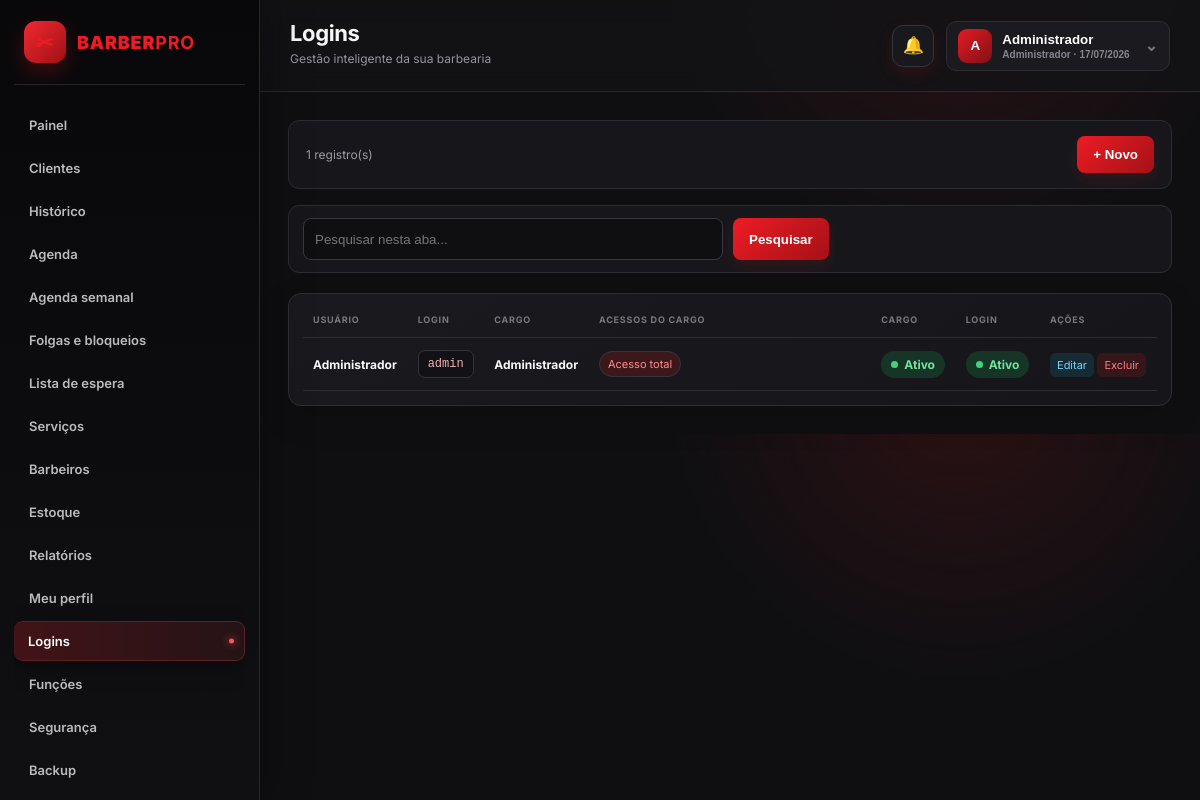
The app's page /logins.php (signed in) with its own data.
### tables this page shows
CREATE TABLE users(id INT AUTO_INCREMENT PRIMARY KEY,name VARCHAR(120),email VARCHAR(150) UNIQUE,password VARCHAR(255),role_id INT,active TINYINT DEFAULT 1,last_seen_appointment_id INT DEFAULT 0,FOREIGN KEY(role_id) REFERENCES roles(id));

CREATE TABLE roles(id INT AUTO_INCREMENT PRIMARY KEY,name VARCHAR(60) UNIQUE,permissions TEXT,active TINYINT DEFAULT 1);

### logins.php (called while the page is built)
<?php $module='users'; require __DIR__.'/app.php';

### database.php (called while the page is built)
<?php
function db(){static $p;if(!$p)$p=new PDO('mysql:host=localhost;dbname=barbearia_system;charset=utf8mb4','root','',[PDO::ATTR_ERRMODE=>PDO::ERRMODE_EXCEPTION,PDO::ATTR_DEFAULT_FETCH_MODE=>PDO::FETCH_ASSOC]);return $p;}

### app.php (the view, shortened to what this page needs)
<?php
session_start(); require __DIR__.'/database.php';
function e($v){return htmlspecialchars((string)$v,ENT_QUOTES,'UTF-8');}
function setting($key,$default=''){$s=db()->prepare('SELECT setting_value FROM settings WHERE setting_key=?');$s->execute([$key]);return $s->fetchColumn()?:$default;}
function permission_chips($csv){if($csv==='all')return '<span class="perm-chip total">Acesso total</span>';$html='';return $html?:'<span class="perm-chip muted">Sem permissões</span>';}
function has_perm($permission){if(($_SESSION['user']['role']??'')==='Administrador'||($_SESSION['user']['permissions']??'')==='all')return true;$permissions=explode(',',$_SESSION['user']['permissions']??'');if(in_array($permission,$permissions,true))return true;$module=explode('.',$permission)[0];return in_array($module,$permissions,true);}
 ?><?php
$files=['dashboard'=>'index.php','clients'=>'clientes.php','history'=>'historico.php','appointments'=>'agenda.php','weekly'=>'agenda_semanal.php','blocks'=>'bloqueios.php','waitlist'=>'lista_espera.php','services'=>'servicos.php','barbers'=>'barbeiros.php','inventory'=>'estoque.php','reports'=>'relatorios.php','profile'=>'perfil.php','users'=>'logins.php','roles'=>'funcoes.php','security'=>'seguranca.php','backups'=>'backup.php','settings'=>'configuracoes.php'];
$titles=['dashboard'=>'Painel','clients'=>'Clientes','history'=>'Histórico','appointments'=>'Agenda','weekly'=>'Agenda semanal','blocks'=>'Folgas e bloqueios','waitlist'=>'Lista de espera','services'=>'Serviços','barbers'=>'Barbeiros','inventory'=>'Estoque','reports'=>'Relatórios','profile'=>'Meu perfil','users'=>'Logins','roles'=>'Funções','security'=>'Segurança','backups'=>'Backup','settings'=>'Configurações'];
$tables=['clients'=>'clients','appointments'=>'appointments','services'=>'services','barbers'=>'barbers','inventory'=>'inventory','users'=>'users','roles'=>'roles'];
$title=$titles[$module];$business=setting('business_name','BarberPro');
?><!doctype html><html lang="pt-BR"><head><link rel="stylesheet" href="style.css"><link rel="stylesheet" href="professional.css"></head><body><aside><div class="logo"><span class="logo-mark">✂</span><span>BARBER<b>PRO</b></span></div><nav><?php foreach($titles as $key=>$label):?><?php $menuPermission=in_array($key,['weekly','blocks','waitlist'],true)?'appointments':$key;$showMenu=in_array($key,['dashboard','security','profile'],true)||has_perm($menuPermission.'.view');if($showMenu):?><a class="<?=$module===$key?'on':''?>" href="<?=$files[$key]?>"><?=e($label)?></a><?php endif;endforeach?></nav></aside><main><header><div><h1><?=e($title)?></h1><p>Gestão inteligente da sua barbearia</p></div><div class="header-actions"><div class="notification-wrap"><button class="notification-bell" id="notificationBell" type="button" onclick="toggleNotifications(event)">🔔</button></div><div class="top-user-wrap"><button class="top-user" type="button" onclick="toggleUserMenu(event)"><div class="top-avatar"><?=e(mb_strtoupper(mb_substr($_SESSION['user']['name'],0,1)))?></div><div><b><?=e($_SESSION['user']['name'])?></b><small><?=e($_SESSION['user']['role'])?> · <?=date('d/m/Y')?></small></div><span class="user-caret">⌄</span></button></div></div></header><section>
<?php if($module==='dashboard'):
 $clients=db()->query('SELECT COUNT(*) FROM clients')->fetchColumn();$today=db()->query("SELECT COUNT(*) FROM appointments WHERE DATE(start_at)=CURDATE() AND status<>'Cancelado'")->fetchColumn();$pending=db()->query("SELECT COUNT(*) FROM appointments WHERE status='Pendente' AND start_at>=NOW()")->fetchColumn();$doneToday=db()->query("SELECT COUNT(*) FROM appointments WHERE DATE(start_at)=CURDATE() AND status='Concluído'")->fetchColumn();$canceledMonth=db()->query("SELECT COUNT(*) FROM appointments WHERE MONTH(start_at)=MONTH(CURDATE()) AND YEAR(start_at)=YEAR(CURDATE()) AND status='Cancelado'")->fetchColumn();$doneMonth=db()->query("SELECT COUNT(*) FROM appointments WHERE MONTH(start_at)=MONTH(CURDATE()) AND YEAR(start_at)=YEAR(CURDATE()) AND status='Concluído'")->fetchColumn();$month=db()->query("SELECT COALESCE(SUM(IF(type='Receita',amount,-amount)),0) FROM finance WHERE status='Pago' AND date>=DATE_FORMAT(CURDATE(),'%Y-%m-01') AND date<DATE_ADD(LAST_DAY(CURDATE()),INTERVAL 1 DAY)")->fetchColumn();$income=db()->query("SELECT COALESCE(SUM(amount),0) FROM finance WHERE type='Receita' AND status='Pago' AND date>=DATE_FORMAT(CURDATE(),'%Y-%m-01')")->fetchColumn();$next=db()->query("SELECT a.*,c.name client,s.name service FROM appointments a JOIN clients c ON c.id=a.client_id JOIN services s ON s.id=a.service_id WHERE a.start_at>=NOW() AND a.status<>'Cancelado' ORDER BY a.start_at LIMIT 6")->fetchAll();
?><div class="welcome"><div><small>RESUMO DO MÊS</small><h2>Olá, <?=e(explode(' ',$_SESSION['user']['name'])[0])?>!</h2></div><div class="welcome-icon">✂</div></div><div class="stats three"><article><small>Clientes cadastrados</small><strong><?=$clients?></strong><em>Base total</em></article><article><small>Horários hoje</small><strong><?=$today?></strong><em>Atendimentos ativos</em></article><?php if(in_array($_SESSION['user']['role'],['Administrador','Gerente'],true)):?><article><small>Receitas do mês</small><strong><?=money($income)?></strong><em>Atendimentos concluídos</em></article><?php endif?><article><small>Concluídos hoje</small><strong><?=$doneToday?></strong><em>Atendimentos finalizados</em></article></div><div class="dashboard-grid"><div class="card"><div class="card-title"><h2>Próximos horários</h2><a href="agenda.php">Ver agenda</a></div><div class="table"><table><thead><tr><th>Data</th><th>Cliente</th><th>Serviço</th><th>Status</th></tr></thead><tbody><?php foreach($next as $r):?><tr><td><?=date('d/m H:i',strtotime($r['start_at']))?></td><td><?=e($r['client'])?></td><td><?=e($r['service'])?></td><td><span class="badge"><?=e($r['status'])?></span></td></tr><?php endforeach?></tbody></table><?php if(!$next):?><p class="empty">Nenhum horário futuro.</p><?php endif?></div></div><div class="card quick"><h2>Ações rápidas</h2><a class="btn" href="agenda.php">+ Agendar horário</a><a class="btn gray" href="clientes.php">+ Novo cliente</a><div class="pending"><strong><?=$pending?></strong><span>agendamento(s) aguardando confirmação</span></div></div></div><div class="insight-grid <?=in_array($_SESSION['user']['role'],['Administrador','Gerente'],true)?'':'no-finance'?>"><div class="insight"><span class="insight-dot red"></span><div><small>Pendentes futuros</small><b><?=$pending?></b></div></div><div class="insight"><span class="insight-dot green"></span><div><small>Concluídos no mês</small><b><?=$doneMonth?></b></div></div><div class="insight"><span class="insight-dot yellow"></span><div><small>Cancelados no mês</small><b><?=$canceledMonth?></b></div></div><?php if(in_array($_SESSION['user']['role'],['Administrador','Gerente'],true)):?><div class="insight"><span class="insight-dot blue"></span><div><small>Ticket médio</small><b><?=money($doneMonth?($income/$doneMonth):0)?></b></div></div><?php endif?></div>
<?php else:
 $rows=[];$clientList=[];$serviceList=[];$roleList=[];$barberList=[];
 if($module==='appointments'){$rows=db()->query('SELECT a.*,c.name client,c.phone client_phone,s.name service,b.name barber FROM appointments a JOIN clients c ON c.id=a.client_id JOIN services s ON s.id=a.service_id LEFT JOIN barbers b ON b.id=a.barber_id ORDER BY start_at DESC')->fetchAll();$clientList=db()->query('SELECT * FROM clients ORDER BY name')->fetchAll();$serviceList=db()->query('SELECT * FROM services WHERE active=1 ORDER BY name')->fetchAll();$barberList=db()->query('SELECT * FROM barbers WHERE active=1 ORDER BY name')->fetchAll();}
 elseif($module==='users'){$rows=db()->query('SELECT u.*,r.name role,r.permissions role_permissions,r.active role_active FROM users u JOIN roles r ON r.id=u.role_id ORDER BY u.name')->fetchAll();$roleList=db()->query('SELECT * FROM roles WHERE active=1 ORDER BY name')->fetchAll();}
 else{$rows=db()->query('SELECT * FROM '.$tables[$module].' ORDER BY id DESC')->fetchAll();}
 $search=trim($_GET['search']??'');if($search!==''){$rows=array_values(array_filter($rows,fn($row)=>stripos(implode(' ',array_map('strval',$row)),$search)!==false));}
?><div class="actions"><span><?=count($rows)?> registro(s)</span><button onclick="openForm()">+ Novo</button></div>
<form class="search" method="get"><input name="search" value="<?=e($search)?>" placeholder="Pesquisar nesta aba..."><button>Pesquisar</button></form>
<div class="card table"><table><thead><tr><?php if($module==='clients'):?><th>Nome</th><th>Telefone</th><th>Observação</th><?php elseif($module==='services'):?><th>Serviço</th><th>Preço</th><th>Duração</th><th>Status</th><?php elseif($module==='appointments'):?><th>Data</th><th>Cliente</th><th>Serviço</th><th>Status</th><?php elseif($module==='finance'):?><th>Data</th><th>Descrição</th><th>Tipo</th><th>Pagamento</th><th>Valor</th><?php elseif($module==='users'):?><th>Usuário</th><th>Login</th><th>Cargo</th><th>Acessos do cargo</th><th>Cargo</th><th>Login</th><?php else:?><th>Função</th><th>Permissões</th><th>Status</th><?php endif?><th>Ações</th></tr></thead><tbody><?php foreach($rows as $r):?><tr><?php if($module==='clients'):?><td><b><?=e($r['name'])?></b></td><td><?=e($r['phone'])?></td><td><?=e($r['notes'])?></td><?php elseif($module==='services'):?><td><b><?=e($r['name'])?></b></td><td><?=money($r['price'])?></td><td><?=$r['duration']?> min</td><td><?=$r['active']?'Ativo':'Inativo'?></td><?php elseif($module==='appointments'):?><td><?=date('d/m/Y H:i',strtotime($r['start_at']))?></td><td><?=e($r['client'])?></td><td><?=e($r['service'])?></td><td><span class="badge"><?=e($r['status'])?></span></td><?php elseif($module==='finance'):?><td><?=date('d/m/Y',strtotime($r['date']))?></td><td><?=e($r['description'])?></td><td><?=e($r['type'])?></td><td><?=e($r['payment_method']??'Dinheiro')?></td><td><?=money($r['amount'])?></td><?php elseif($module==='users'):?><td><b><?=e($r['name'])?></b></td><td><code class="login-code"><?=e($r['email'])?></code></td><td><b><?=e($r['role'])?></b></td><td><div class="permission-chips"><?=permission_chips($r['role_permissions'])?></div></td><td><span class="role-status <?=$r['role_active']?'active':'inactive'?>"><?=$r['role_active']?'Ativo':'Desativado'?></span></td><td><span class="role-status <?=$r['active']?'active':'inactive'?>"><?=$r['active']?'Ativo':'Desativado'?></span></td><?php else:?><td><div class="role-name"><span class="role-icon">♚</span><b><?=e($r['name'])?></b></div></td><td><div class="permission-chips"><?=permission_chips($r['permissions'])?></div></td><td><span class="role-status <?=$r['active']?'active':'inactive'?>"><?=$r['active']?'Ativo':'Desativado'?></span></td><?php endif?><td><a class="edit" href="<?=$files[$module]?>?edit=<?=$r['id']?>">Editar</a> <a class="del" onclick="return confirm('Excluir registro?')" href="<?=$files[$module]?>?delete=<?=$r['id']?>">Excluir</a></td></tr><?php endforeach?></tbody></table></div>
<?php endif?></section></main></body></html>

### style.css (style rules this page uses)
:root { --red:#df1820;--dark:#0b0b0d;--panel:#19191e;--line:#323239;--text:#f5f5f7;--muted:#a5a5ae }
* { box-sizing:border-box }
body { margin:0;background:#101014;color:var(--text);font:14px Segoe UI,Arial }
.logo { font-weight:900;font-size:21px }
.logo span { color:var(--red) }
input,select { width:100%;padding:11px;background:#101014;border:1px solid #414149;border-radius:8px;color:#fff }
button,.btn { display:inline-block;background:var(--red);color:#fff;border:0;border-radius:8px;padding:11px 16px;font-weight:700;text-decoration:none;cursor:pointer }
aside { position:fixed;width:235px;inset:0 auto 0 0;background:var(--dark);border-right:1px solid var(--line);padding:28px 15px;display:flex;flex-direction:column }
nav { margin-top:30px }
nav a { display:block;padding:12px 14px;color:#bbb;text-decoration:none;border-radius:8px;margin:3px }
nav a.on,nav a:hover { background:#411317;color:#fff;border-left:3px solid var(--red) }
main { margin-left:235px }
header { height:88px;background:#16161a;border-bottom:1px solid var(--line);display:flex;align-items:center;justify-content:space-between;padding:0 28px }
h1 { margin:0 }
header p { margin:5px 0;color:var(--muted) }
section { padding:26px }
.stats article,.card { background:var(--panel);border:1px solid var(--line);border-radius:14px;padding:20px }
.card { margin-top:20px }
.actions,.card-title { display:flex;justify-content:space-between;align-items:center }
.table { overflow:auto }
table { width:100%;border-collapse:collapse;min-width:650px }
th,td { text-align:left;padding:13px;border-bottom:1px solid var(--line) }
th { color:#999;font-size:11px;text-transform:uppercase }
.del { color:#ff777d }
.edit,.card-title a { color:#70d6ff }
.search { display:flex;gap:10px;margin:16px 0 }
.search input { max-width:420px }
.permission-chips { display:flex;flex-wrap:wrap;gap:6px;max-width:650px }
.perm-chip { display:inline-block;padding:5px 8px;border-radius:20px;background:#292930;color:#c9c9d0;font-size:11px }
.perm-chip.total { background:#3c181b;color:#ff8a90 }
.role-status { display:inline-flex;align-items:center;gap:6px;padding:6px 10px;border-radius:20px;font-size:12px;font-weight:700 }
.role-status:before { content:"";width:7px;height:7px;border-radius:50% }
.role-status.active { background:#173526;color:#70e39b }
.role-status.active:before { background:#42d47c }
.login-code { display:inline-block;padding:6px 9px;background:#111116;border:1px solid #34343c;border-radius:7px;color:#f0b1b4;font-family:Consolas,monospace }
.table td .permission-chips { min-width:260px }

### records on screen
users: name "Administrador", email "admin", role.name "Administrador", active "Ativo"

### other values on screen
$label "Painel"
$label "Clientes"
$label "Histórico"
$label "Agenda"
$label "Agenda semanal"
$label "Folgas e bloqueios"
$label "Lista de espera"
$label "Serviços"
$label "Barbeiros"
$label "Estoque"
$label "Relatórios"
$label "Meu perfil"
$label "Logins"
$label "Funções"
$label "Segurança"
